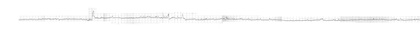
%> input picture BasesDeDados/Base2/Codigos/imagevectorize/imagens/ice002_p_1of3.jpg, 420 x 29 px, shrunk from 5580 x 390 before the run
$ octave imagevectorize.m   (GNU Octave 9; MATLAB toolbox functions it lacks are replaced by stand-ins)
%> lines starting %> are read from the running program, lines starting %| are printed output that depends on the picture; in (x1, y1, x2, y2) boxes, pixels count from 0 and x2, y2 are one past the last pixel; in counts of white or black regions, pixels touching at a corner belong together; the program's own positions count from 1
### BasesDeDados/Base2/Codigos/imagevectorize/createMask.m
function [BW,maskedRGBImage] = createMask(RGB)
%createMask  Threshold RGB image using auto-generated code from colorThresholder app.
%  [BW,MASKEDRGBIMAGE] = createMask(RGB) thresholds image RGB using
%  auto-generated code from the colorThresholder App. The colorspace and
%  minimum/maximum values for each channel of the colorspace were set in the
%  App and result in a binary mask BW and a composite image maskedRGBImage,
%  which shows the original RGB image values under the mask BW.

% Auto-generated by colorThresholder app on 29-May-2017
%------------------------------------------------------


% Convert RGB image to chosen color space
I = rgb2hsv(RGB);

% Define thresholds for channel 1 based on histogram settings
channel1Min = 0.000;
channel1Max = 1.000;

% Define thresholds for channel 2 based on histogram settings
channel2Min = 0.000;
channel2Max = 1.000;

% Define thresholds for channel 3 based on histogram settings
channel3Min = 0.78;%0.740;                                                        %<======
channel3Max = 1.000;

% Create mask based on chosen histogram thresholds
BW = (I(:,:,1) >= channel1Min ) & (I(:,:,1) <= channel1Max) & ...
    (I(:,:,2) >= channel2Min ) & (I(:,:,2) <= channel2Max) & ...
    (I(:,:,3) >= channel3Min ) & (I(:,:,3) <= channel3Max);

% Initialize output masked image based on input image.
maskedRGBImage = RGB;

% Set background pixels where BW is false to zero.
maskedRGBImage(repmat(~BW,[1 1 3])) = 0;

### BasesDeDados/Base2/Codigos/imagevectorize/imagevectorize.m
% Código para separar manualmente as contrações do sinal

clc
clearvars;
close all;


filename = 'ice002_p_1of3';

I_orig = imread('imagens\ice002_p_1of3.jpg'); % Lê a imagem e armazena em uma matriz de uint
%> I_orig is the input picture: size 29x420x3 uint8; min 170, max 255, mean 250.6


%whos I
%subplot(2,2,1);   % plota imagem original
figure
imshow(I_orig);

I_blur = imgaussfilt(I_orig, 0.5);

%subplot(2,2,2);   % plota imagem com filtro gaussiano
figure
imshow(I_blur);

[BW,I] = createMask(I_blur);
%> in createMask, `I = rgb2hsv(RGB);`: I: size 29x420x3 double; mean H, S, V 0, 0, 0.983
%> in createMask, `BW = (I(:,:,1) >= channel1Min ) & (I(:,:,1) <= channel1Max) & (I(:,:,2..`:
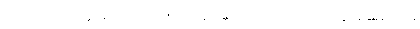
%> BW: size 29x420 logical; 99.8% white; black in thin lines or dots, all inside (x1, y1, x2, y2) = (88, 14, 415, 21)
%> I: size 29x420x3 uint8
%subplot(2,2,3);   % plota imagem com filtro gaussiano
figure
imshow(BW);

I_grey = rgb2gray(I_blur);

th = 160;
I_grey(I_grey>th)=255;
I_grey(I_grey<th)=0;

BW = ~BW;

%subplot(2,2,4);   % plota imagem com filtro gaussiano
figure
imshow(BW);

matrix = double(BW);

sum = 0; %soma das posições dos uns no eixo y
conta_uns = 0; %conta o numero de 'uns' encontrados para fazer a média da posição em y
iniciou = 0; % flag que determina se já inciou o traçado da função
eixo_x_func = 0;
func = 0;
tem_um = 0;

for eixo_x = 1:size(matrix,2); %varre a imagem no eixo x

    for eixo_y = 1:size(matrix,1); %varre a imagem no eixo y
        if matrix(eixo_y,eixo_x) %verifica se o ponto atual é 'um'
            conta_uns = conta_uns + 1;
            sum = sum + eixo_y;
        end
    end

    if sum
        iniciou = 1;
        tem_um = 1;
    else
        if iniciou %caso ja tenha iniciado a função porém no ponto atual não hava 'uns'
        %cria um ponto 'virtual' caso seja inexistente neste 'eixo_x'
            virt = func(1,eixo_x_func);
        end
    end

    if iniciou && tem_um

        eixo_x_func = eixo_x_func + 1; %indexa a função após encontrar o primeiro 'um'
        func(1,eixo_x_func) = sum/conta_uns; %faz a média da posição dos 'uns' encontrados

    elseif iniciou && ~tem_um
         eixo_x_func = eixo_x_func + 1; %indexa a função após encontrar o primeiro 'um'
         func(1,eixo_x_func) = virt;

    end


    sum = 0; conta_uns = 0; tem_um = 0; %apaga para a proxima iteração
end
%> after the loop, eixo_x_func = 332; func = 332 values, max 21 at index 1, min 15.5 at index 81, mean 19.01; iniciou = 1; virt = 20

%virar de cabeça para baixo a função

func = size(matrix,1) - func;
%> func = 332 values, max 13.5 at index 81, min 8 at index 1, mean 9.99

%func_filt = FiltroPB(func,1,taxaAquisicao,ORDEM);

dlmwrite(strcat('C:\Users\bruno\Desktop\Trabalho1-Fuzzy\BasesDeDados\Base2\Codigos\imagevectorize\data\',filename,'.dat'),func, ' ')

aa = load(strcat('C:\Users\bruno\Desktop\Trabalho1-Fuzzy\BasesDeDados\Base2\Codigos\imagevectorize\data\',filename,'.dat'));

figure

plot(aa)
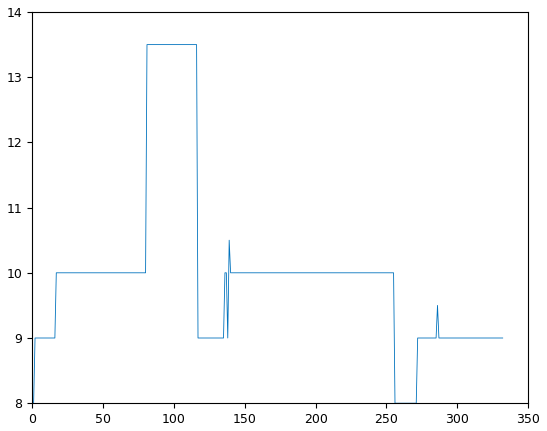
%> figure redrawn from the program's plot data; curve peaks at x = 81, y = 13.5

$ run again, with BasesDeDados/Base2/Codigos/imagevectorize/imagens/ice003_p_1of2.jpg copied over BasesDeDados/Base2/Codigos/imagevectorize/imagens/ice002_p_1of3.jpg
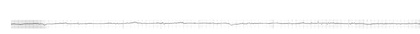
%> input picture BasesDeDados/Base2/Codigos/imagevectorize/imagens/ice003_p_1of2.jpg, 420 x 34 px, shrunk from 4412 x 356 before the run
%> I_orig is the input picture: size 34x420x3 uint8; min 154, max 255, mean 251.2
%> I: size 34x420x3 double; mean H, S, V 0, 0, 0.985
%> in createMask, `maskedRGBImage(repmat(~BW,[1 1 3])) = 0;`:
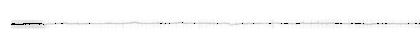
%> maskedRGBImage: size 34x420x3 uint8; min 0, max 255, mean 250
%> matrix: size 34x420 double; values 0 (black) and 1 (white), 0.61% white in thin lines or dots, all inside (x1, y1, x2, y2) = (11, 22, 420, 25)
%> the loop `for eixo_x = 1:size(matrix,2);` made 420 passes
%> virt on passes 43, 45, 46, 47, 48, 49, 50, 51: 24, 25, 25, 25, 25, 25, 25, 25
%> after the loop `for eixo_x = 1:size(matrix,2);`: eixo_x_func = 409; func = 409 values, max 25 at index 1, min 23 at index 172, mean 24.03
%> `func = size(matrix,1) - func;`: func = 409 values, max 11 at index 172, min 9 at index 1, mean 9.97
%> `plot(aa)`:
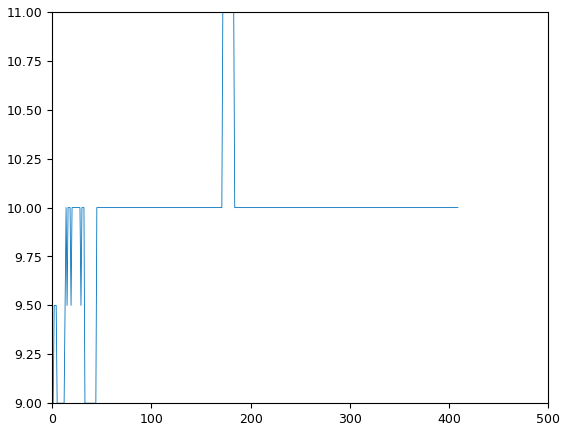
%> figure redrawn from the program's plot data; curve peaks at x = 172, y = 11
